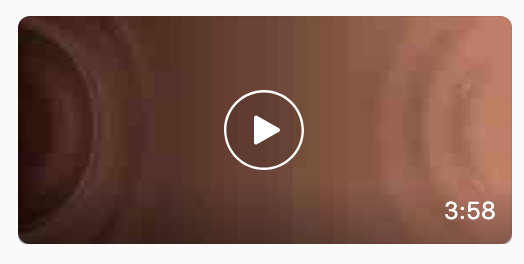
#> input picture test-images/3.png, 524 x 264 px
$ python image-reader.py
#> lines starting #> are read from the running program, lines starting #| are printed output that depends on the picture
from pathlib import Path
import sys

import numpy as np
from PIL import Image


def main():
	image_path = Path(__file__).resolve().parent / "test-images" / "3.png"  # 此处在选取不同图片用于测试时需更改路径
	with Image.open(image_path) as image:
		# Convert to grayscale; each value is a pixel's brightness (0-255).
#> image is the input picture: PIL image 524x264 RGB; mean R, G, B 137.2, 105.1, 94.4
		brightness_array = np.asarray(image.convert("L"))
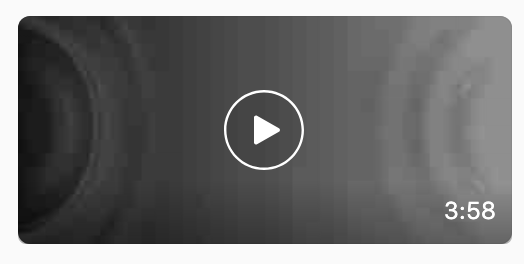
#> brightness_array: shape (264, 524); min 11, max 255, mean 113.5

	print(brightness_array)
#> (printed output is left out)
	print(f"Array shape (height, width): {brightness_array.shape}")
#| Array shape (height, width): (264, 524)


if __name__ == "__main__":
	main()

$ run again, with test-images/1.png copied over test-images/3.png
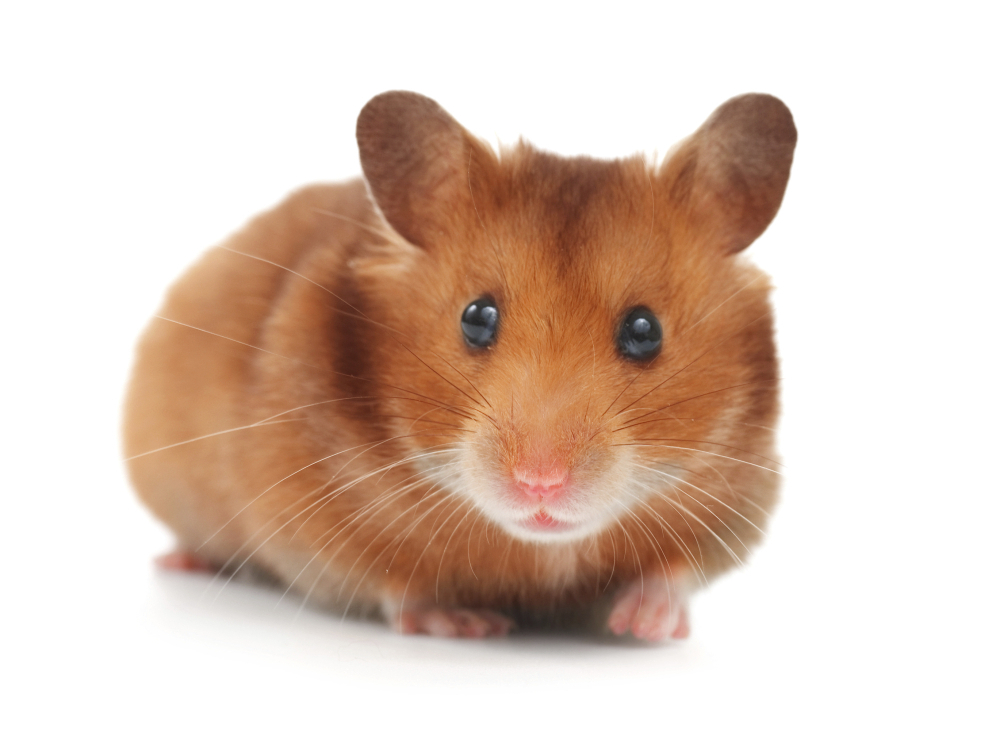
#> input picture test-images/1.png, 1000 x 750 px
#> in main, image is the input picture: PIL image 1000x750 RGB; mean R, G, B 221.4, 201, 188.3
#> in main, `brightness_array = np.asarray(image.convert("L"))`:
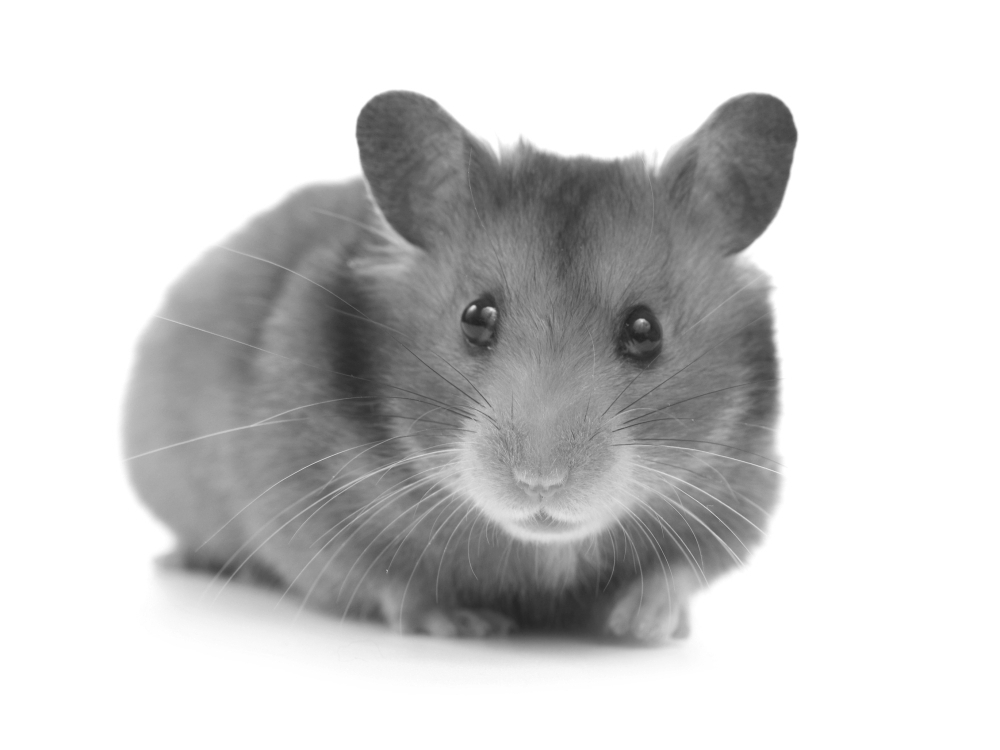
#> brightness_array: shape (750, 1000); min 33, max 255, mean 205.6
#> (printed output is left out)
#| Array shape (height, width): (750, 1000)
